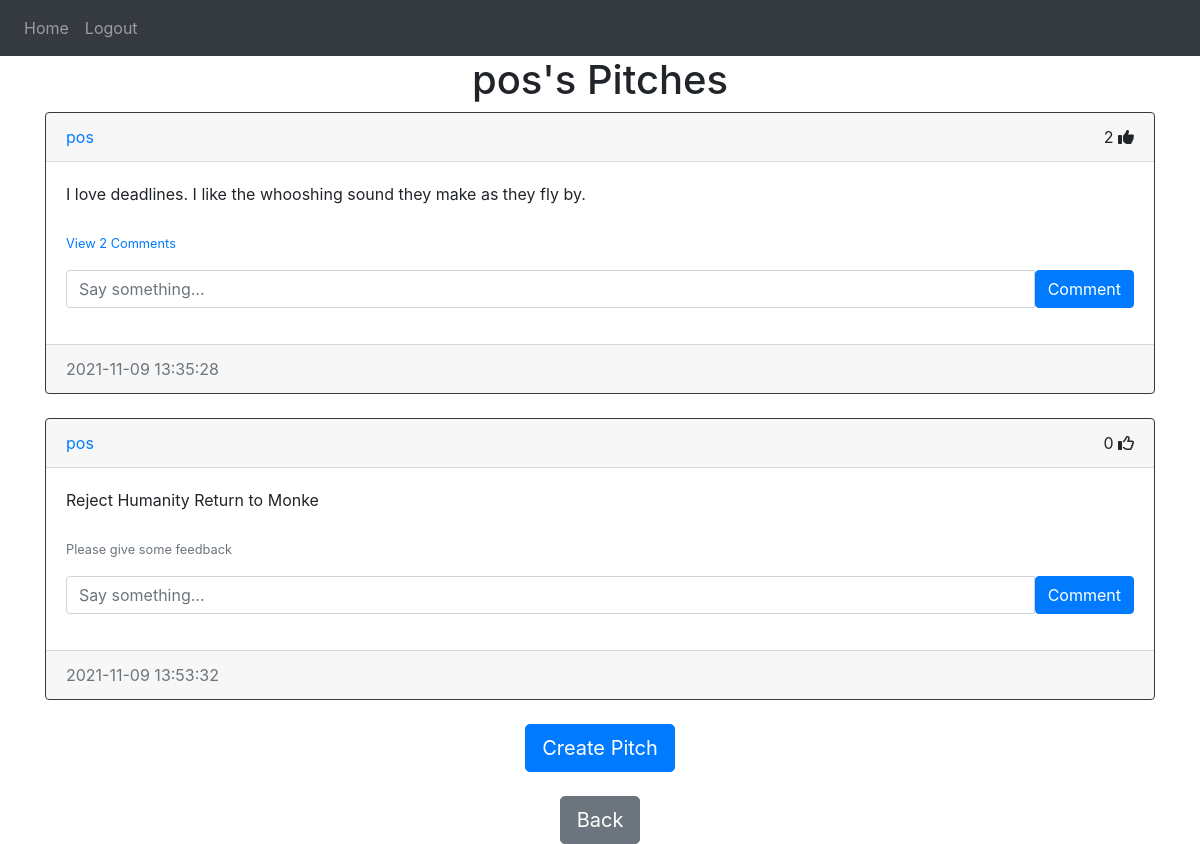
Screenshot of /pitches/pos (signed in) with the database file from the repository.
### website/models.py (models this page shows)
class User(db.Model, UserMixin):
    id = db.Column(db.Integer, primary_key=True)
    email = db.Column(db.String(150), unique=True)
    username = db.Column(db.String(150), unique=True)
    password = db.Column(db.String(150))
    date_created = db.Column(db.DateTime(timezone=True), default=func.now())
    posts = db.relationship('Post', backref='user', passive_deletes=True)
    comments = db.relationship('Comment', backref='user', passive_deletes=True)
    likes = db.relationship('Like', backref='user', passive_deletes=True)

class Post(db.Model):
    id = db.Column(db.Integer, primary_key=True)
    text = db.Column(db.Text, nullable=False)
    date_created = db.Column(db.DateTime(timezone=True), default=func.now())
    author = db.Column(db.Integer, db.ForeignKey('user.id', ondelete="CASCADE"), nullable=False)
    comments = db.relationship('Comment', backref='post', passive_deletes=True)
    likes = db.relationship('Like', backref='post', passive_deletes=True)

### website/views.py (the view)
@views.route('/pitches/<username>')
@login_required
def pitches(username):
    user = User.query.filter_by(username=username).first()
    if not user:
        flash('No user with that username exists.', category='error')
        return redirect(url_for('views.home'))
    posts = user.posts
    return render_template('pitches.html',user=current_user,posts=posts,username=username)

### website/__init__.py (called while the page is built)
def create_app():
    app = Flask(__name__)
    app.config['SECRET_KEY'] = 'eowqiepowqipeoeoqwpeoiwpqoei'
    app.config['SQLALCHEMY_DATABASE_URI'] = f'sqlite:///{DB_NAME}'
    db.init_app(app)
    from .views import views
    from .auth import auth
    app.register_blueprint(views, url_prefix='/')
    app.register_blueprint(auth, url_prefix='/')
    from .models import User, Post,Comment,Like
    login_manager =LoginManager()
    login_manager.login_view = 'auth.login'
    login_manager.init_app(app)
    @login_manager.user_loader
    def load_user(id):
        return User.query.get(int(id))
    create_database(app)
    return app

### website/templates/pitches.html (shortened to what this page needs)
{% extends 'pitch_div.html' %}
{% block header %}
{{username}}'s Pitches
{% endblock %}
{% block footer %}
<div align="center">
    <a href="/home"
      ><button type="button" class="btn btn-secondary btn-lg">Back</button></a
    >
  </div>
{% endblock %}

### website/templates/pitch_div.html (shortened to what this page needs)
{% extends 'base.html' %}
{% block content %}
<h1 align="center"> {% block header %}Pitches{% endblock %}</h1>
<div id="posts">
  {% for post in posts %}
  <div class="card border-dark">
    <div class="card-header d-flex justify-content-between align-items-center">
      <a href="/pitches/{{post.user.username}}">{{post.user.username}}</a>
     <div>
         <span id="likes-count-{{post.id}}">{{ post.likes|length }} </span>
         {% if user.id in post.likes|map(attribute="author") |list %}
        <i class="fas fa-thumbs-up" id="like-button-{{post.id}}" onclick="like({{post.id}})"></i>
        {% else %}
        <i class="far fa-thumbs-up" id="like-button-{{post.id}}" onclick="like({{post.id}})"></i>
        {% endif %}
    </div>
    </div>
    <div class="card-body">
      <div class="card-text">{{post.text}}</div>
      <br>
      <p class="card-text">
      {% if post.comments|length > 0 %}
      <a href="#comments-{{post.id}}" data-toggle="collapse" role="button">
        <small>View {{post.comments|length}} Comments </small>
      </a>
      {% else %}
      <small class="text-muted">Please give some feedback</small>
      {% endif %}
      </p>
      <form action="/create-comment/{{post.id}}" method="POST" class="input-group mb-3">
          <input type="text" id="text" name="text" class="form-control" placeholder="Say something...">
          <button type="submit" class="btn btn-primary">Comment</button>
      </form>
    </div>
    <div class="card-footer text-muted">{{post.date_created}}</div>
  </div>
  <br>
  {% endfor %}
</div>
<div align="center">
    <a href="/create-pitch">
      <button class="btn btn-lg btn-primary">Create Pitch</button>
    </a>
  </div>
{% endblock %}

### rows the page displays
User: username "pos"
Post: user.username "pos", likes|length "2", text "I love deadlines. I like the whooshing sound they make as they fly by.", comments|length "2", date_created "2021-11-09 13:35:28"
Post: user.username "pos", likes|length "0", text "Reject Humanity Return to Monke", shows "Please give some feedback", date_created "2021-11-09 13:53:32"
